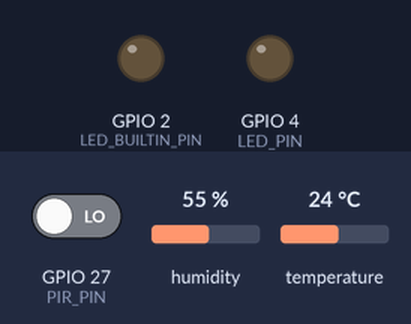
Simulated run of this sketch. Board: ESP32. On the bench: output pins drawn as LEDs (lit = HIGH). Inputs (shaded band) come from the test bench; at power-on: GPIO 27 (PIR_PIN) LOW, humidity 55 %, temperature 24 °C. WiFi joins after 1.5 s; servers stay silent unless stated; random numbers use the default seed unless the sketch sets one; no MQTT or app messages arrive unless stated; what the sketch prints to the serial monitor is not drawn.

Above: at 1.1 s.
At 3.7 s:
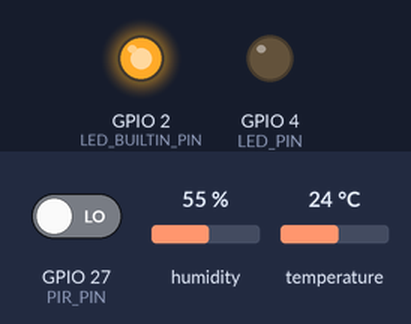
3.8 s: GPIO 27 (PIR_PIN) driven HIGH
At 4.7 s:
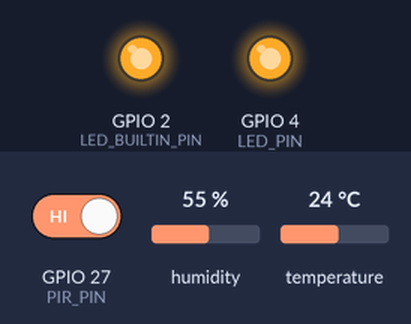
12.8 s: GPIO 27 (PIR_PIN) driven LOW
Timing chart, 0 to 24.1 s (numbered marks = the images above; inputs shaded):
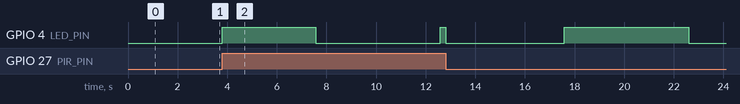

The sketch:

environment_node.ino
```cpp
/**
 * AegisMesh — Environment Monitoring Node (ESP32-A / Node Alpha)
 * ESP32 Firmware — DHT11 Temperature & Humidity Sensor
 *
 * Responsibilities:
 * - Read DHT11 sensor (temperature + humidity)
 * - Publish telemetry every 2 seconds
 * - Send heartbeat every 5 seconds
 * - LED status indication
 *
 * MQTT Topics:
 *   Publish: aegismesh/nodes/ESP32-A/heartbeat
 *   Publish: aegismesh/nodes/ESP32-A/register
 *   Publish: aegismesh/nodes/ESP32-A/telemetry
 *
 * Wiring:
 *   DHT11 DATA → GPIO 15
 *   DHT11 VCC  → 3.3V
 *   DHT11 GND  → GND
 *   LED        → GPIO 4 (optional status LED)
 */

#include <WiFi.h>
#include <PubSubClient.h>
#include <ArduinoJson.h>
#include <DHT.h>

// ══════════════════════════════════════════════════════
// CONFIGURATION — UPDATE THESE
// ══════════════════════════════════════════════════════
const char* WIFI_SSID     = "Ayush";
const char* WIFI_PASSWORD = "1234567890";
const char* MQTT_BROKER   = "172.20.10.3";
const int   MQTT_PORT     = 1883;

const char* NODE_ID       = "ESP32-A";
const char* NODE_LABEL    = "Node Alpha";
const char* NODE_TYPE     = "esp32";
const char* FIRMWARE_VER  = "3.0.0";

// ══════════════════════════════════════════════════════
// PIN CONFIGURATION
// ══════════════════════════════════════════════════════
#define DHTPIN    15
#define DHTTYPE   DHT11
#define PIR_PIN   27
#define LED_PIN   4
#define LED_BUILTIN_PIN 2

// ══════════════════════════════════════════════════════
// GLOBALS
// ══════════════════════════════════════════════════════
WiFiClient espClient;
PubSubClient mqtt(espClient);
DHT dht(DHTPIN, DHTTYPE);

unsigned long lastHeartbeat = 0;
unsigned long lastTelemetry = 0;
unsigned long bootTime      = 0;
unsigned long lastMotionTime = 0;
bool          motionDetected = false;
int           motionCount    = 0;

// ══════════════════════════════════════════════════════
// SETUP
// ══════════════════════════════════════════════════════
void setup() {
  Serial.begin(115200);
  delay(1000);

  Serial.println();
  Serial.println("╔═══════════════════════════════╗");
  Serial.println("║  AegisMesh Node Alpha ESP32-A ║");
  Serial.println("║  Environment Monitor (DHT11)  ║");
  Serial.println("╚═══════════════════════════════╝");

  pinMode(LED_PIN, OUTPUT);
  pinMode(LED_BUILTIN_PIN, OUTPUT);
  pinMode(PIR_PIN, INPUT);
  dht.begin();

  connectWiFi();
  mqtt.setServer(MQTT_BROKER, MQTT_PORT);
  connectMQTT();

  bootTime = millis();
  registerNode();

  Serial.println("[PIR] Calibrating (30s warmup)...");
}

// ══════════════════════════════════════════════════════
// LOOP
// ══════════════════════════════════════════════════════
void loop() {
  if (!mqtt.connected()) connectMQTT();
  mqtt.loop();

  unsigned long now = millis();

  // PIR motion check
  int pirState = digitalRead(PIR_PIN);
  if (pirState == HIGH && !motionDetected) {
    motionDetected = true;
    lastMotionTime = now;
    motionCount++;
    digitalWrite(LED_PIN, HIGH);
    Serial.println("[PIR] MOTION DETECTED");
  } else if (pirState == LOW && motionDetected) {
    // Reset after 3 seconds of no motion
    if (now - lastMotionTime > 3000) {
      motionDetected = false;
      digitalWrite(LED_PIN, LOW);
    }
  }

  if (now - lastHeartbeat >= 5000) {
    sendHeartbeat();
    lastHeartbeat = now;
    digitalWrite(LED_PIN, !digitalRead(LED_PIN));
  }

  if (now - lastTelemetry >= 2000) {
    sendTelemetry();
    lastTelemetry = now;
  }
}

// ══════════════════════════════════════════════════════
// WiFi
// ══════════════════════════════════════════════════════
void connectWiFi() {
  Serial.print("[WiFi] Connecting...");
  WiFi.begin(WIFI_SSID, WIFI_PASSWORD);
  int attempts = 0;
  while (WiFi.status() != WL_CONNECTED && attempts < 30) {
    delay(500); Serial.print("."); attempts++;
  }
  if (WiFi.status() == WL_CONNECTED) {
    Serial.print(" OK! IP: "); Serial.println(WiFi.localIP());
    digitalWrite(LED_BUILTIN_PIN, HIGH);
  } else {
    Serial.println(" FAILED"); ESP.restart();
  }
}

// ══════════════════════════════════════════════════════
// MQTT
// ══════════════════════════════════════════════════════
void connectMQTT() {
  while (!mqtt.connected()) {
    Serial.print("[MQTT] Connecting...");
    if (mqtt.connect((String(NODE_ID) + "-" + String(random(1000))).c_str())) {
      Serial.println(" connected!");
    } else {
      Serial.print(" failed ("); Serial.print(mqtt.state()); Serial.println(") retry in 3s");
      delay(3000);
    }
  }
}

void registerNode() {
  StaticJsonDocument<256> doc;
  doc["label"]           = NODE_LABEL;
  doc["nodeType"]        = NODE_TYPE;
  doc["ipAddress"]       = WiFi.localIP().toString();
  doc["firmwareVersion"] = FIRMWARE_VER;
  char buf[256]; serializeJson(doc, buf);
  mqtt.publish("aegismesh/nodes/ESP32-A/register", buf);
  Serial.println("[MQTT] ✓ Registered");

  // Send immediate heartbeat on boot
  sendHeartbeat();
  lastHeartbeat = millis();
}

void sendHeartbeat() {
  StaticJsonDocument<128> doc;
  doc["rssi"]    = WiFi.RSSI();
  doc["latency"] = random(5, 25);
  doc["uptime"]  = (millis() - bootTime) / 1000;
  doc["fw"]      = FIRMWARE_VER;
  char buf[128]; serializeJson(doc, buf);
  mqtt.publish("aegismesh/nodes/ESP32-A/heartbeat", buf);
}

// ══════════════════════════════════════════════════════
// TELEMETRY — DHT11 sensor
// ══════════════════════════════════════════════════════
void sendTelemetry() {
  float temp = dht.readTemperature();
  float hum  = dht.readHumidity();

  // Fallback if sensor fails
  if (isnan(temp)) temp = 25.0 + random(-30, 30) / 10.0;
  if (isnan(hum))  hum  = 55.0 + random(-50, 50) / 10.0;

  StaticJsonDocument<256> doc;
  doc["temperature"]    = temp;
  doc["humidity"]       = hum;
  doc["gasLevel"]       = 0;
  doc["motionDetected"] = motionDetected;
  doc["motionCount"]    = motionCount;
  doc["cpuUsage"]       = random(15, 40);
  doc["networkLoad"]    = random(20, 50);
  doc["batteryLevel"]   = random(75, 100);
  doc["powerStatus"]    = "normal";
  doc["latency"]        = random(5, 25);

  char buf[256]; serializeJson(doc, buf);
  mqtt.publish("aegismesh/nodes/ESP32-A/telemetry", buf);

  Serial.print("[Telemetry] T="); Serial.print(temp);
  Serial.print("°C H="); Serial.print(hum);
  Serial.print("% Motion="); Serial.println(motionDetected ? "YES" : "no");
}
```
